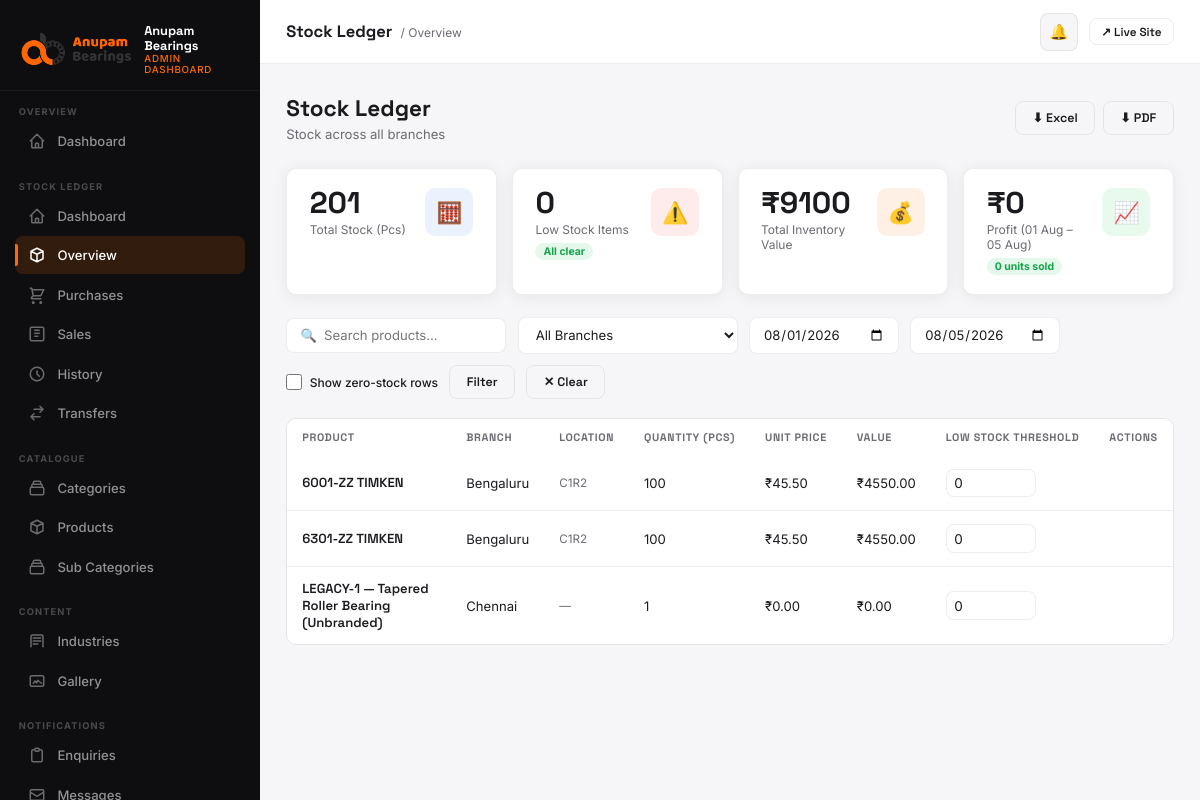
/dashboard/stock/overview/ (signed in), run on the app's committed database.
### stock_ledger/models.py (models this page shows, shortened)
class BranchStock(models.Model):
    product = models.ForeignKey('products.Product', on_delete=models.PROTECT, related_name='branch_stocks')
    branch = models.ForeignKey(Branch, on_delete=models.PROTECT, related_name='stock_rows')
    quantity = models.IntegerField(default=0)
    low_stock_threshold = models.IntegerField(default=0)
    location = models.CharField(
        max_length=50, blank=True,
        help_text="Physical rack location at this branch, e.g. C1R2. Set per-branch since the same product can sit in a different spot at each warehouse."
    )
    updated_at = models.DateTimeField(auto_now=True)
    class Meta:
        unique_together = [('product', 'branch')]
        ordering = ['product__name', 'branch__name']

class Branch(models.Model):
    name = models.CharField(max_length=120)
    slug = models.SlugField(unique=True)
    code = models.CharField(max_length=20, unique=True)
    address = models.TextField(blank=True)
    is_active = models.BooleanField(default=True)
    created_at = models.DateTimeField(auto_now_add=True)
    class Meta:
        ordering = ['name']

### products/models.py (models this page shows, shortened)
class Product(models.Model):
    category = models.ForeignKey(Category, on_delete=models.CASCADE, related_name='products')
    subcategory = models.ForeignKey(SubCategory, on_delete=models.SET_NULL, null=True, blank=True, related_name='products')
    name = models.CharField(
        max_length=300, unique=True,
        help_text="Name / SKU — identifies this product everywhere (Stock Ledger, bulk import, public site). "
                   "Type the part code and brand together as free text, e.g. \"6205-2RS Timken\"."
    )
    slug = models.SlugField(unique=True)
    description = models.TextField(blank=True)
    mrp = models.DecimalField(
        max_digits=12, decimal_places=2, null=True, blank=True,
        verbose_name='MRP',
        help_text="Maximum Retail Price. Optional — leave blank for products without a published MRP.",
    )
    specifications = models.JSONField(default=dict, blank=True)
    needs_excel_table = models.BooleanField(default=False)
    excel_table_file = models.FileField(upload_to=product_excel_upload_to, blank=True, null=True)
    excel_table_data = models.JSONField(default=dict, blank=True)
    image = models.ImageField(upload_to='products/', blank=True, null=True)
    is_featured = models.BooleanField(default=False)
    is_visible = models.BooleanField(default=True, help_text="Uncheck to hide this product from the public site without deleting it.")
    created_at = models.DateTimeField(auto_now_add=True)

### stock_ledger/views.py (the view)
# urls.py: path('overview/', views.overview, name='overview'),
@login_required(login_url='/dashboard/login/')
@staff_required
@role_required(UserProfile.ADMIN)
def overview(request):
    profile = _profile(request)
    branch_filter = request.GET.get('branch', '')
    product_filter = request.GET.get('product', '')
    q = request.GET.get('q', '').strip()
    show_zero = request.GET.get('show_zero') == '1'
    rows_qs = BranchStock.objects.select_related('product', 'branch')
    rows_qs = rows_qs.filter(branch_id__in=visible_branches(profile).values_list('id', flat=True))
    if profile.role == UserProfile.BRANCH_STAFF:
        branch_filter = str(profile.branch_id)
    if branch_filter:
        rows_qs = rows_qs.filter(branch_id=branch_filter)
    if product_filter:
        rows_qs = rows_qs.filter(product_id=product_filter)
    if q:
        rows_qs = rows_qs.filter(product__name__icontains=q)
    if not show_zero:
        rows_qs = rows_qs.exclude(quantity=0)
    include_money = _is_admin(profile)
    grouped = profile.role == UserProfile.VIEWER and not branch_filter
    display_rows = []
    if grouped:
        totals = {}
        for row in rows_qs:
            key = row.product_id
            if key not in totals:
                totals[key] = {'product': row.product, 'quantity': 0}
            totals[key]['quantity'] += row.quantity
        display_rows = sorted(totals.values(), key=lambda r: r['product'].name)
    else:
        for row in rows_qs.order_by('product__name', 'branch__name'):
            if include_money:
                row.unit_price = latest_unit_price(row.product_id, row.branch_id)
                row.value = row.unit_price * row.quantity
            display_rows.append(row)
    stats = {
        'total_quantity': sum(r.quantity for r in rows_qs),
        'low_stock_count': rows_qs.filter(low_stock_threshold__gt=0, quantity__lte=F('low_stock_threshold')).count(),
    }
    profit_data = None
    if include_money:
        date_from = _parse_date(request.GET.get('date_from'))
        date_to = _parse_date(request.GET.get('date_to'))
        if not date_from and not date_to:
            today = timezone.localdate()
            date_from = today.replace(day=1)
            date_to = today
        branch_ids_for_profit = [int(branch_filter)] if branch_filter else None
        profit_data = profit_summary(branch_ids=branch_ids_for_profit, date_from=date_from, date_to=date_to)
        profit_data['date_from'] = date_from
        profit_data['date_to'] = date_to
        stats['total_inventory_value'] = sum(
            latest_unit_price(r.product_id, r.branch_id) * r.quantity for r in rows_qs
        )
    return render(request, 'dashboard/stock_overview.html', {
        'rows': display_rows,
        'grouped': grouped,
        'include_money': include_money,
        'stats': stats,
        'profit_data': profit_data,
        'branches': _branch_choices(profile),
        'branch_filter': branch_filter,
        'product_filter': product_filter,
        'q': q,
        'show_zero': show_zero,
        'is_admin': _is_admin(profile),
        'is_branch_staff': profile.role == UserProfile.BRANCH_STAFF,
    })

### templates/dashboard/stock_overview.html (shortened to what this page needs)
{% extends "dashboard/base.html" %}
{% load stock_ledger_extras %}
{% block page_title %}Stock Ledger{% endblock %}
{% block breadcrumb %}<span class="topbar-breadcrumb">/ Overview</span>{% endblock %}
{% block nav_stock_overview %}active{% endblock %}
{% block content %}
<div class="page-header">
  <div class="page-header-left">
    <h1>Stock Ledger</h1>
    <p>
      {% if is_admin %}Stock across all branches{% elif is_branch_staff %}Stock for your branch{% else %}Combined stock, all branches{% endif %}
    </p>
  </div>
  <div style="display:flex;gap:0.5rem;">
    <a href="{% url 'dashboard:stock_ledger:export_stock' 'excel' %}?{{ request.GET.urlencode }}" class="btn btn-ghost">⬇ Excel</a>
    <a href="{% url 'dashboard:stock_ledger:export_stock' 'pdf' %}?{{ request.GET.urlencode }}" class="btn btn-ghost">⬇ PDF</a>
  </div>
</div>
<div class="stats-grid">
  <div class="stat-card">
    <div>
      <div class="stat-card-value">{{ stats.total_quantity }}</div>
      <div class="stat-card-label">Total Stock (Pcs)</div>
    </div>
    <div class="stat-card-icon blue">🧮</div>
  </div>
  <div class="stat-card">
    <div>
      <div class="stat-card-value">{{ stats.low_stock_count }}</div>
      <div class="stat-card-label">Low Stock Items</div>
      {% if stats.low_stock_count > 0 %}<span class="stat-card-badge badge-new">Needs attention</span>{% else %}<span class="stat-card-badge badge-ok">All clear</span>{% endif %}
    </div>
    <div class="stat-card-icon red">⚠️</div>
  </div>
  {% if include_money %}
  <div class="stat-card">
    <div>
      <div class="stat-card-value">₹{{ stats.total_inventory_value|floatformat:0 }}</div>
      <div class="stat-card-label">Total Inventory Value</div>
    </div>
    <div class="stat-card-icon orange">💰</div>
  </div>
  <div class="stat-card">
    <div>
      <div class="stat-card-value">₹{{ profit_data.profit|floatformat:0 }}</div>
      <div class="stat-card-label">Profit ({{ profit_data.date_from|date:"d M" }} – {{ profit_data.date_to|date:"d M" }})</div>
      <span class="stat-card-badge badge-ok">{{ profit_data.qty }} units sold</span>
    </div>
    <div class="stat-card-icon green">📈</div>
  </div>
  {% endif %}
</div>
<form method="GET" class="filter-bar">
  <input class="filter-input" type="text" name="q" value="{{ q }}" placeholder="🔍  Search products…"/>
  {% if is_admin %}
  <select class="filter-input" name="branch" onchange="this.form.submit()">
    <option value="">All Branches</option>
  </select>
  {% endif %}
  {% if include_money %}
  <input class="filter-input" type="date" name="date_from" value="{{ profit_data.date_from|date:'Y-m-d' }}" style="min-width:150px;"/>
  <input class="filter-input" type="date" name="date_to" value="{{ profit_data.date_to|date:'Y-m-d' }}" style="min-width:150px;"/>
  {% endif %}
  <label class="form-check" style="margin:0;">
    <input type="checkbox" name="show_zero" value="1" {% if show_zero %}checked{% endif %} onchange="this.form.submit()"/>
    <div class="form-check-label" style="font-size:0.8rem;">Show zero-stock rows</div>
  </label>
  <button type="submit" class="btn btn-ghost">Filter</button>
  <a href="{% url 'dashboard:stock_ledger:overview' %}" class="btn btn-ghost">✕ Clear</a>
</form>
<div class="table-wrap">
  <table>
    <thead>
      <tr>
        <th>Product</th>
        {% if not grouped %}<th>Branch</th><th>Location</th>{% endif %}
        <th>Quantity (Pcs)</th>
        {% if include_money %}<th>Unit Price</th><th>Value</th>{% endif %}
        {% if is_admin and not grouped %}<th>Low Stock Threshold</th><th style="text-align:right;">Actions</th>{% endif %}
      </tr>
    </thead>
    <tbody>
      {% if grouped %}
        {% for row in rows %}
        <tr>
          <td class="td-name">{{ row.product.name }}</td>
          <td>{{ row.quantity }}</td>
        </tr>
        {% empty %}
        <tr><td colspan="2"><div class="empty-state"><div class="empty-state-icon">📦</div><h3>No stock recorded yet</h3></div></td></tr>
        {% endfor %}
      {% else %}
        {% for row in rows %}
        <tr id="branch-stock-row-{{ row.pk }}">
          <td class="td-name">{{ row.product.name }}</td>
          <td>{{ row.branch.name }}</td>
          <td class="td-sub">{{ row.location|default:"—" }}</td>
          <td>
            {% if row.low_stock_threshold > 0 and row.quantity <= row.low_stock_threshold %}
            <span class="pill pill-unread">{{ row.quantity }}</span>
            {% else %}
            {{ row.quantity }}
            {% endif %}
          </td>
          {% if include_money %}
          <td>₹{{ row.unit_price|floatformat:2 }}</td>
          <td>₹{{ row.value|floatformat:2 }}</td>
          {% endif %}
          {% if is_admin %}
          <td>
            <input type="number" min="0" class="form-input" style="width:90px;padding:0.35rem 0.5rem;"
                   value="{{ row.low_stock_threshold }}"
                   onchange="setThreshold({{ row.pk }}, this.value)"/>
          </td>
          <td style="text-align:right;">
          </td>
          {% endif %}
        </tr>
        {% empty %}
        <tr><td colspan="7"><div class="empty-state"><div class="empty-state-icon">📦</div><h3>No stock recorded yet</h3></div></td></tr>
        {% endfor %}
      {% endif %}
    </tbody>
  </table>
</div>
{% endblock %}

### data on the page
BranchStock: product.name "6001-ZZ TIMKEN", branch.name "Bengaluru", location "C1R2", quantity "100", unit_price "45.50", value "4550.00", low_stock_threshold "0"
BranchStock: product.name "6301-ZZ TIMKEN", branch.name "Bengaluru", location "C1R2", quantity "100", unit_price "45.50", value "4550.00", low_stock_threshold "0"
BranchStock: product.name "LEGACY-1 — Tapered Roller Bearing (Unbranded)", branch.name "Chennai", location "—", quantity "1", unit_price "0.00", value "0.00", low_stock_threshold "0"

### other printed values
{{ stats.total_quantity }} "201"
{{ stats.low_stock_count }} "0"
{{ stats.total_inventory_value|floatformat:0 }} "9100"
{{ profit_data.profit|floatformat:0 }} "0"
{{ profit_data.date_from|date:"d M" }} "01 Aug"
{{ profit_data.date_to|date:"d M" }} "05 Aug"
{{ profit_data.qty }} "0"
